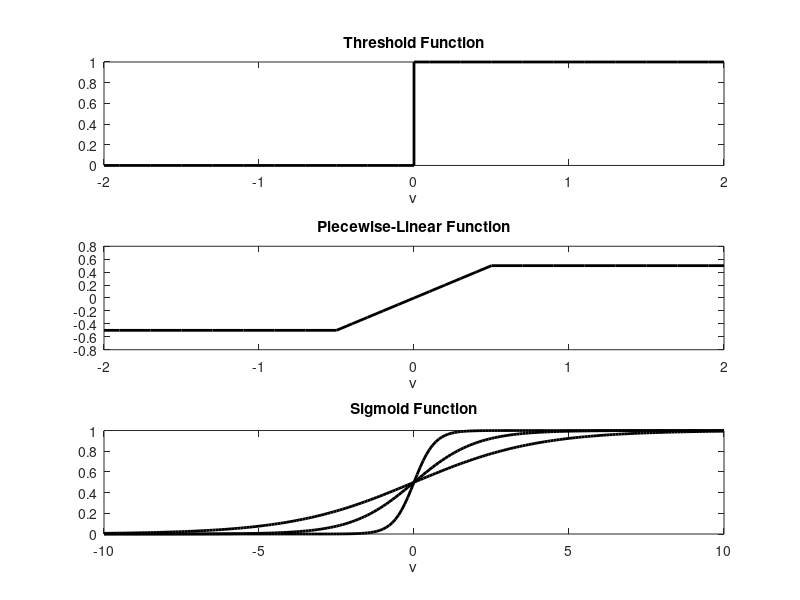

Reproduce this figure in MATLAB.
% Threshold Function Illustration

v = -2:0.1:2;
vzero = find(v==0);
v = [v(1:vzero) v(vzero:end)];

fvth = [];
for ii = 1:size(v,2)
    if v(ii) > 0
        fvth(ii) = 1;
    else
        fvth(ii) = 0;
    end    
end
fvth(vzero+1) = 1;

figure;
subplot(3,1,1);
plot(v,fvth, 'k', 'linewidth', 2);
title ('Threshold Function')
xlabel ('v')



% Piecewise-Linear Function Illustration
fvpl = [];
for ii = 1:size(v,2)
    if v(ii) >= 0.5
        fvpl(ii) = 0.5;
    elseif v(ii) > -0.5
        fvpl(ii) = v(ii);
    else
        fvpl(ii) = -0.5;
    end    
end
% fvth(vzero+1) = [];

subplot(3,1,2);
plot(v,fvpl, 'k', 'linewidth', 2);
title ('Piecewise-Linear Function')
xlabel ('v')



% Sigmoid Function Illustration
v = -10:0.1:10;
fvsig = [];
a = [0.5 1 3];
for jj = 1:3
    fvsig(:,jj) = 1 ./ (1 + exp(-a(jj).*v));
end

subplot(3,1,3);
plot(v,fvsig(:,1), 'k', 'linewidth', 2);
hold on
plot(v,fvsig(:,2), 'k', 'linewidth', 2);
plot(v,fvsig(:,3), 'k', 'linewidth', 2);
title ('Sigmoid Function')
xlabel ('v')
